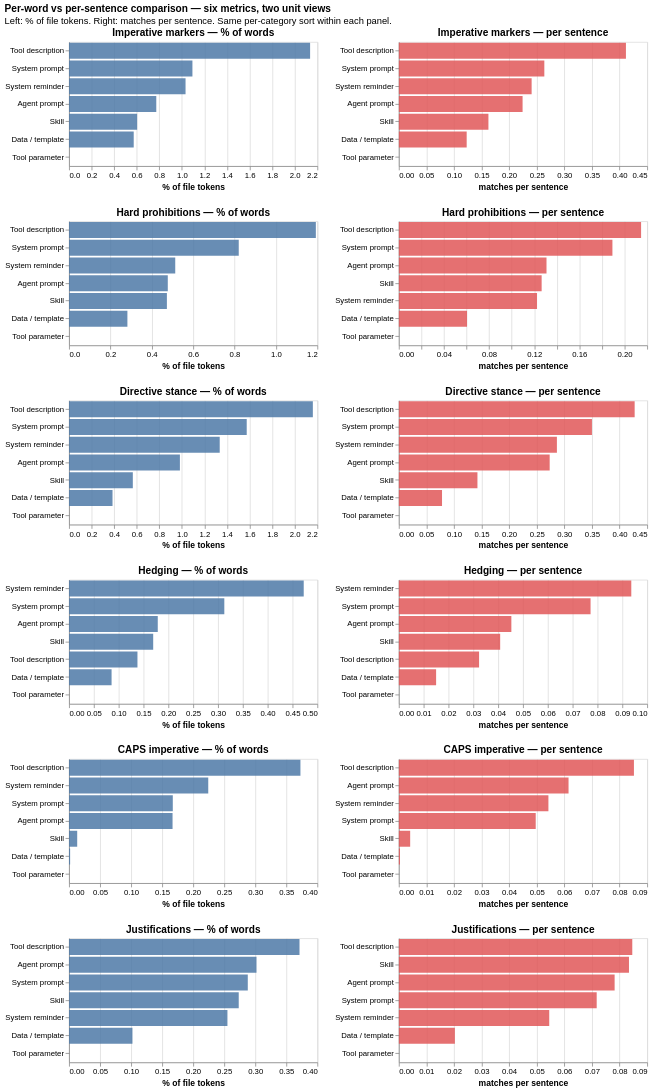

This figure's notebook cell:
### Markdown cell above
### Per-word vs per-sentence comparison

Six representative density metrics in their two unit views (`pct` vs `per_sent`). A category with longer, denser sentences has similar `pct` to a category with shorter sentences but a higher `per_sent`, because each sentence packs in more matches. The chart visualizes per-category sentence-length distribution alongside both density views, so the divergence between the units becomes legible. Use the legend to toggle one unit on/off and compare the same metric under both normalizations.

### Code cell
"""Per-word vs per-sentence comparison: vconcat of hconcat rows, one metric per row.

Each row is one metric; left column shows the per-word `% of file tokens` view,
right column shows the `per-sentence` rate view. Same data, two units, side-by-side
so the reader can directly compare what the same metric looks like under each
normalisation.
"""

# Six representative metrics (one per dimension), with their (pct_col, per_sent_col) pair
metric_pairs = [
    ("Imperative markers",  "mood_marker_pct",        "mood_marker_per_sent"),
    ("Hard prohibitions",   "hard_prohibitions_pct",  "hard_prohibitions_per_sent"),
    ("Directive stance",    "directive_pct",          "directive_per_sent"),
    ("Hedging",             "hedging_pct",            "hedging_per_sent"),
    ("CAPS imperative",     "caps_imp_pct",           "caps_imp_per_sent"),
    ("Justifications",      "just_pct",               "just_per_sent"),
]

# Build long dataframe (same as before)
rows = []
for cat in cats:
    sub = alt_df[alt_df["category"] == cat]
    for label, pct_col, ps_col in metric_pairs:
        rows.append({"category": cat, "metric": label, "unit": "% of words",
                     "value": round(sub[pct_col].mean(), 4)})
        rows.append({"category": cat, "metric": label, "unit": "per sentence",
                     "value": round(sub[ps_col].mean(), 4)})
ws_df = pd.DataFrame(rows)


def _ws_panel(metric_label, unit, x_title):
    sub = ws_df[(ws_df["metric"] == metric_label) & (ws_df["unit"] == unit)]
    color = "#4e79a7" if unit == "% of words" else "#e15759"
    return (
        alt.Chart(sub)
        .mark_bar(color=color, opacity=0.85)
        .encode(
            x=alt.X("value:Q", title=x_title),
            y=alt.Y("category:N", sort="-x", title=None),
            tooltip=[
                alt.Tooltip("category:N"),
                alt.Tooltip("metric:N"),
                alt.Tooltip("unit:N"),
                alt.Tooltip("value:Q", format=".3f"),
            ],
        )
        .properties(width=320, height=160,
                    title=f"{metric_label} — {unit}")
    )


ws_rows = []
for label, _pct_col, _ps_col in metric_pairs:
    row = alt.hconcat(
        _ws_panel(label, "% of words",   "% of file tokens"),
        _ws_panel(label, "per sentence", "matches per sentence"),
    ).resolve_scale(x="independent")
    ws_rows.append(row)

per_word_vs_sentence = alt.vconcat(*ws_rows).resolve_scale(color="independent").properties(
    title=alt.TitleParams(
        "Per-word vs per-sentence comparison — six metrics, two unit views",
        subtitle=["Left: % of file tokens. Right: matches per sentence. "
                  "Same per-category sort within each panel."],
        anchor="start",
    )
)
save_chart(per_word_vs_sentence, "13-per-word-vs-per-sentence")

### Figure 1 — Vega-Lite specification as saved in the notebook (floating-point values rounded to 4 significant figures)
{"config": {"view": {"continuousWidth": 300, "continuousHeight": 300}}, "vconcat": [{"hconcat": [{"data": {"name": "data-6492f0e31dcd6580b170a2258337a700"}, "mark": {"type": "bar", "color": "#4e79a7", "opacity": 0.85}, "encoding": {"tooltip": [{"field": "category", "type": "nominal"}, {"field": "metric", "type": "nominal"}, {"field": "unit", "type": "nominal"}, {"field": "value", "format": ".3f", "type": "quantitative"}], "x": {"field": "value", "title": "% of file tokens", "type": "quantitative"}, "y": {"field": "category", "sort": "-x", "title": null, "type": "nominal"}}, "height": 160, "title": "Imperative markers — % of words", "width": 320}, {"data": {"name": "data-0364851053756db540c8e068c568ad6f"}, "mark": {"type": "bar", "color": "#e15759", "opacity": 0.85}, "encoding": {"tooltip": [{"field": "category", "type": "nominal"}, {"field": "metric", "type": "nominal"}, {"field": "unit", "type": "nominal"}, {"field": "value", "format": ".3f", "type": "quantitative"}], "x": {"field": "value", "title": "matches per sentence", "type": "quantitative"}, "y": {"field": "category", "sort": "-x", "title": null, "type": "nominal"}}, "height": 160, "title": "Imperative markers — per sentence", "width": 320}], "resolve": {"scale": {"x": "independent"}}}, {"hconcat": [{"data": {"name": "data-b449604446d0638ad422c23d3d73855b"}, "mark": {"type": "bar", "color": "#4e79a7", "opacity": 0.85}, "encoding": {"tooltip": [{"field": "category", "type": "nominal"}, {"field": "metric", "type": "nominal"}, {"field": "unit", "type": "nominal"}, {"field": "value", "format": ".3f", "type": "quantitative"}], "x": {"field": "value", "title": "% of file tokens", "type": "quantitative"}, "y": {"field": "category", "sort": "-x", "title": null, "type": "nominal"}}, "height": 160, "title": "Hard prohibitions — % of words", "width": 320}, {"data": {"name": "data-95429552727fd7cbed803085c677bf69"}, "mark": {"type": "bar", "color": "#e15759", "opacity": 0.85}, "encoding": {"tooltip": [{"field": "category", "type": "nominal"}, {"field": "metric", "type": "nominal"}, {"field": "unit", "type": "nominal"}, {"field": "value", "format": ".3f", "type": "quantitative"}], "x": {"field": "value", "title": "matches per sentence", "type": "quantitative"}, "y": {"field": "category", "sort": "-x", "title": null, "type": "nominal"}}, "height": 160, "title": "Hard prohibitions — per sentence", "width": 320}], "resolve": {"scale": {"x": "independent"}}}, {"hconcat": [{"data": {"name": "data-bbc17fb2d9a4f613711af6041ba3ee42"}, "mark": {"type": "bar", "color": "#4e79a7", "opacity": 0.85}, "encoding": {"tooltip": [{"field": "category", "type": "nominal"}, {"field": "metric", "type": "nominal"}, {"field": "unit", "type": "nominal"}, {"field": "value", "format": ".3f", "type": "quantitative"}], "x": {"field": "value", "title": "% of file tokens", "type": "quantitative"}, "y": {"field": "category", "sort": "-x", "title": null, "type": "nominal"}}, "height": 160, "title": "Directive stance — % of words", "width": 320}, {"data": {"name": "data-c063bffb7ecc4a38d9aee6da4edba4c9"}, "mark": {"type": "bar", "color": "#e15759", "opacity": 0.85}, "encoding": {"tooltip": [{"field": "category", "type": "nominal"}, {"field": "metric", "type": "nominal"}, {"field": "unit", "type": "nominal"}, {"field": "value", "format": ".3f", "type": "quantitative"}], "x": {"field": "value", "title": "matches per sentence", "type": "quantitative"}, "y": {"field": "category", "sort": "-x", "title": null, "type": "nominal"}}, "height": 160, "title": "Directive stance — per sentence", "width": 320}], "resolve": {"scale": {"x": "independent"}}}, {"hconcat": [{"data": {"name": "data-182ea57ef9ecaed913162c2e6d381ae6"}, "mark": {"type": "bar", "color": "#4e79a7", "opacity": 0.85}, "encoding": {"tooltip": [{"field": "category", "type": "nominal"}, {"field": "metric", "type": "nominal"}, {"field": "unit", "type": "nominal"}, {"field": "value", "format": ".3f", "type": "quantitative"}], "x": {"field": "value", "title": "% of file tokens", "type": "quantitative"}, "y": {"field": "category", "sort": "-x", "title": null, "type": "nominal"}}, "height": 160, "title": "Hedging — % of words", "width": 320}, {"data": {"name": "data-824f44e60edf53f3e338f417a98d71e8"}, "mark": {"type": "bar", "color": "#e15759", "opacity": 0.85}, "encoding": {"tooltip": [{"field": "category", "type": "nominal"}, {"field": "metric", "type": "nominal"}, {"field": "unit", "type": "nominal"}, {"field": "value", "format": ".3f", "type": "quantitative"}], "x": {"field": "value", "title": "matches per sentence", "type": "quantitative"}, "y": {"field": "category", "sort": "-x", "title": null, "type": "nominal"}}, "height": 160, "title": "Hedging — per sentence", "width": 320}], "resolve": {"scale": {"x": "independent"}}}, {"hconcat": [{"data": {"name": "data-028ff64698c15c006ea965108711daa1"}, "mark": {"type": "bar", "color": "#4e79a7", "opacity": 0.85}, "encoding": {"tooltip": [{"field": "category", "type": "nominal"}, {"field": "metric", "type": "nominal"}, {"field": "unit", "type": "nominal"}, {"field": "value", "format": ".3f", "type": "quantitative"}], "x": {"field": "value", "title": "% of file tokens", "type": "quantitative"}, "y": {"field": "category", "sort": "-x", "title": null, "type": "nominal"}}, "height": 160, "title": "CAPS imperative — % of words", "width": 320}, {"data": {"name": "data-d54a548347232ffc11dc15ea510c2a62"}, "mark": {"type": "bar", "color": "#e15759", "opacity": 0.85}, "encoding": {"tooltip": [{"field": "category", "type": "nominal"}, {"field": "metric", "type": "nominal"}, {"field": "unit", "type": "nominal"}, {"field": "value", "format": ".3f", "type": "quantitative"}], "x": {"field": "value", "title": "matches per sentence", "type": "quantitative"}, "y": {"field": "category", "sort": "-x", "title": null, "type": "nominal"}}, "height": 160, "title": "CAPS imperative — per sentence", "width": 320}], "resolve": {"scale": {"x": "independent"}}}, {"hconcat": [{"data": {"name": "data-bcbcae6c053c70679ae5a54abd1172d3"}, "mark": {"type": "bar", "color": "#4e79a7", "opacity": 0.85}, "encoding": {"tooltip": [{"field": "category", "type": "nominal"}, {"field": "metric", "type": "nominal"}, {"field": "unit", "type": "nominal"}, {"field": "value", "format": ".3f", "type": "quantitative"}], "x": {"field": "value", "title": "% of file tokens", "type": "quantitative"}, "y": {"field": "category", "sort": "-x", "title": null, "type": "nominal"}}, "height": 160, "title": "Justifications — % of words", "width": 320}, {"data": {"name": "data-bf90b6bd1150b2baf971901ba446d6e3"}, "mark": {"type": "bar", "color": "#e15759", "opacity": 0.85}, "encoding": {"tooltip": [{"field": "category", "type": "nominal"}, {"field": "metric", "type": "nominal"}, {"field": "unit", "type": "nominal"}, {"field": "value", "format": ".3f", "type": "quantitative"}], "x": {"field": "value", "title": "matches per sentence", "type": "quantitative"}, "y": {"field": "category", "sort": "-x", "title": null, "type": "nominal"}}, "height": 160, "title": "Justifications — per sentence", "width": 320}], "resolve": {"scale": {"x": "independent"}}}], "resolve": {"scale": {"color": "independent"}}, "title": {"text": "Per-word vs per-sentence comparison — six metrics, two unit views", "anchor": "start", "subtitle": ["Left: % of file tokens. Right: matches per sentence. Same per-category sort within each panel."]}, "$schema": "https://vega.github.io/schema/vega-lite/v6.4.1.json", "datasets": {"data-6492f0e31dcd6580b170a2258337a700": [{"category": "Agent prompt", "metric": "Imperative markers", "unit": "% of words", "value": 0.7727}, {"category": "Data / template", "metric": "Imperative markers", "unit": "% of words", "value": 0.5728}, {"category": "Skill", "metric": "Imperative markers", "unit": "% of words", "value": 0.6031}, {"category": "System prompt", "metric": "Imperative markers", "unit": "% of words", "value": 1.093}, {"category": "System reminder", "metric": "Imperative markers", "unit": "% of words", "value": 1.032}, {"category": "Tool description", "metric": "Imperative markers", "unit": "% of words", "value": 2.135}, {"category": "Tool parameter", "metric": "Imperative markers", "unit": "% of words", "value": 0.0}], "data-0364851053756db540c8e068c568ad6f": [{"category": "Agent prompt", "metric": "Imperative markers", "unit": "per sentence", "value": 0.2242}, {"category": "Data / template", "metric": "Imperative markers", "unit": "per sentence", "value": 0.1229}, {"category": "Skill", "metric": "Imperative markers", "unit": "per sentence", "value": 0.1623}, {"category": "System prompt", "metric": "Imperative markers", "unit": "per sentence", "value": 0.2636}, {"category": "System reminder", "metric": "Imperative markers", "unit": "per sentence", "value": 0.2406}, {"category": "Tool description", "metric": "Imperative markers", "unit": "per sentence", "value": 0.4115}, {"category": "Tool parameter", "metric": "Imperative markers", "unit": "per sentence", "value": 0.0}], "data-b449604446d0638ad422c23d3d73855b": [{"category": "Agent prompt", "metric": "Hard prohibitions", "unit": "% of words", "value": 0.4771}, {"category": "Data / template", "metric": "Hard prohibitions", "unit": "% of words", "value": 0.2819}, {"category": "Skill", "metric": "Hard prohibitions", "unit": "% of words", "value": 0.4728}, {"category": "System prompt", "metric": "Hard prohibitions", "unit": "% of words", "value": 0.82}, {"category": "System reminder", "metric": "Hard prohibitions", "unit": "% of words", "value": 0.5131}, {"category": "Tool description", "metric": "Hard prohibitions", "unit": "% of words", "value": 1.193}, {"category": "Tool parameter", "metric": "Hard prohibitions", "unit": "% of words", "value": 0.0}], "data-95429552727fd7cbed803085c677bf69": [{"category": "Agent prompt", "metric": "Hard prohibitions", "unit": "per sentence", "value": 0.1308}, {"category": "Data / template", "metric": "Hard prohibitions", "unit": "per sentence", "value": 0.0604}, {"category": "Skill", "metric": "Hard prohibitions", "unit": "per sentence", "value": 0.1265}, {"category": "System prompt", "metric": "Hard prohibitions", "unit": "per sentence", "value": 0.1892}, {"category": "System reminder", "metric": "Hard prohibitions", "unit": "per sentence", "value": 0.1224}, {"category": "Tool description", "metric": "Hard prohibitions", "unit": "per sentence", "value": 0.2146}, {"category": "Tool parameter", "metric": "Hard prohibitions", "unit": "per sentence", "value": 0.0}], "data-bbc17fb2d9a4f613711af6041ba3ee42": [{"category": "Agent prompt", "metric": "Directive stance", "unit": "% of words", "value": 0.982}, {"category": "Data / template", "metric": "Directive stance", "unit": "% of words", "value": 0.385}, {"category": "Skill", "metric": "Directive stance", "unit": "% of words", "value": 0.5649}, {"category": "System prompt", "metric": "Directive stance", "unit": "% of words", "value": 1.574}, {"category": "System reminder", "metric": "Directive stance", "unit": "% of words", "value": 1.335}, {"category": "Tool description", "metric": "Directive stance", "unit": "% of words", "value": 2.16}, {"category": "Tool parameter", "metric": "Directive stance", "unit": "% of words", "value": 0.0}], "data-c063bffb7ecc4a38d9aee6da4edba4c9": [{"category": "Agent prompt", "metric": "Directive stance", "unit": "per sentence", "value": 0.2733}, {"category": "Data / template", "metric": "Directive stance", "unit": "per sentence", "value": 0.0782}, {"category": "Skill", "metric": "Directive stance", "unit": "per sentence", "value": 0.1424}, {"category": "System prompt", "metric": "Directive stance", "unit": "per sentence", "value": 0.3499}, {"category": "System reminder", "metric": "Directive stance", "unit": "per sentence", "value": 0.2864}, {"category": "Tool description", "metric": "Directive stance", "unit": "per sentence", "value": 0.4273}, {"category": "Tool parameter", "metric": "Directive stance", "unit": "per sentence", "value": 0.0}], "data-182ea57ef9ecaed913162c2e6d381ae6": [{"category": "Agent prompt", "metric": "Hedging", "unit": "% of words", "value": 0.1786}, {"category": "Data / template", "metric": "Hedging", "unit": "% of words", "value": 0.0856}, {"category": "Skill", "metric": "Hedging", "unit": "% of words", "value": 0.1694}, {"category": "System prompt", "metric": "Hedging", "unit": "% of words", "value": 0.3126}, {"category": "System reminder", "metric": "Hedging", "unit": "% of words", "value": 0.4725}, {"category": "Tool description", "metric": "Hedging", "unit": "% of words", "value": 0.1377}, {"category": "Tool parameter", "metric": "Hedging", "unit": "% of words", "value": 0.0}], "data-824f44e60edf53f3e338f417a98d71e8": [{"category": "Agent prompt", "metric": "Hedging", "unit": "per sentence", "value": 0.0453}, {"category": "Data / template", "metric": "Hedging", "unit": "per sentence", "value": 0.015}, {"category": "Skill", "metric": "Hedging", "unit": "per sentence", "value": 0.0408}, {"category": "System prompt", "metric": "Hedging", "unit": "per sentence", "value": 0.0772}, {"category": "System reminder", "metric": "Hedging", "unit": "per sentence", "value": 0.0936}, {"category": "Tool description", "metric": "Hedging", "unit": "per sentence", "value": 0.0323}, {"category": "Tool parameter", "metric": "Hedging", "unit": "per sentence", "value": 0.0}], "data-028ff64698c15c006ea965108711daa1": [{"category": "Agent prompt", "metric": "CAPS imperative", "unit": "% of words", "value": 0.1667}, {"category": "Data / template", "metric": "CAPS imperative", "unit": "% of words", "value": 0.0017}, {"category": "Skill", "metric": "CAPS imperative", "unit": "% of words", "value": 0.0131}, {"category": "System prompt", "metric": "CAPS imperative", "unit": "% of words", "value": 0.1671}, {"category": "System reminder", "metric": "CAPS imperative", "unit": "% of words", "value": 0.2242}, {"category": "Tool description", "metric": "CAPS imperative", "unit": "% of words", "value": 0.3727}, {"category": "Tool parameter", "metric": "CAPS imperative", "unit": "% of words", "value": 0.0}], "data-d54a548347232ffc11dc15ea510c2a62": [{"category": "Agent prompt", "metric": "CAPS imperative", "unit": "per sentence", "value": 0.0615}, {"category": "Data / template", "metric": "CAPS imperative", "unit": "per sentence", "value": 0.0004}, {"category": "Skill", "metric": "CAPS imperative", "unit": "per sentence", "value": 0.0041}, {"category": "System prompt", "metric": "CAPS imperative", "unit": "per sentence", "value": 0.0496}, {"category": "System reminder", "metric": "CAPS imperative", "unit": "per sentence", "value": 0.0542}, {"category": "Tool description", "metric": "CAPS imperative", "unit": "per sentence", "value": 0.0852}, {"category": "Tool parameter", "metric": "CAPS imperative", "unit": "per sentence", "value": 0.0}], "data-bcbcae6c053c70679ae5a54abd1172d3": [{"category": "Agent prompt", "metric": "Justifications", "unit": "% of words", "value": 0.3019}, {"category": "Data / template", "metric": "Justifications", "unit": "% of words", "value": 0.1021}, {"category": "Skill", "metric": "Justifications", "unit": "% of words", "value": 0.2733}, {"category": "System prompt", "metric": "Justifications", "unit": "% of words", "value": 0.2879}, {"category": "System reminder", "metric": "Justifications", "unit": "% of words", "value": 0.2551}, {"category": "Tool description", "metric": "Justifications", "unit": "% of words", "value": 0.3712}, {"category": "Tool parameter", "metric": "Justifications", "unit": "% of words", "value": 0.0}], "data-bf90b6bd1150b2baf971901ba446d6e3": [{"category": "Agent prompt", "metric": "Justifications", "unit": "per sentence", "value": 0.0782}, {"category": "Data / template", "metric": "Justifications", "unit": "per sentence", "value": 0.0203}, {"category": "Skill", "metric": "Justifications", "unit": "per sentence", "value": 0.0834}, {"category": "System prompt", "metric": "Justifications", "unit": "per sentence", "value": 0.0717}, {"category": "System reminder", "metric": "Justifications", "unit": "per sentence", "value": 0.0545}, {"category": "Tool description", "metric": "Justifications", "unit": "per sentence", "value": 0.0846}, {"category": "Tool parameter", "metric": "Justifications", "unit": "per sentence", "value": 0.0}]}}
